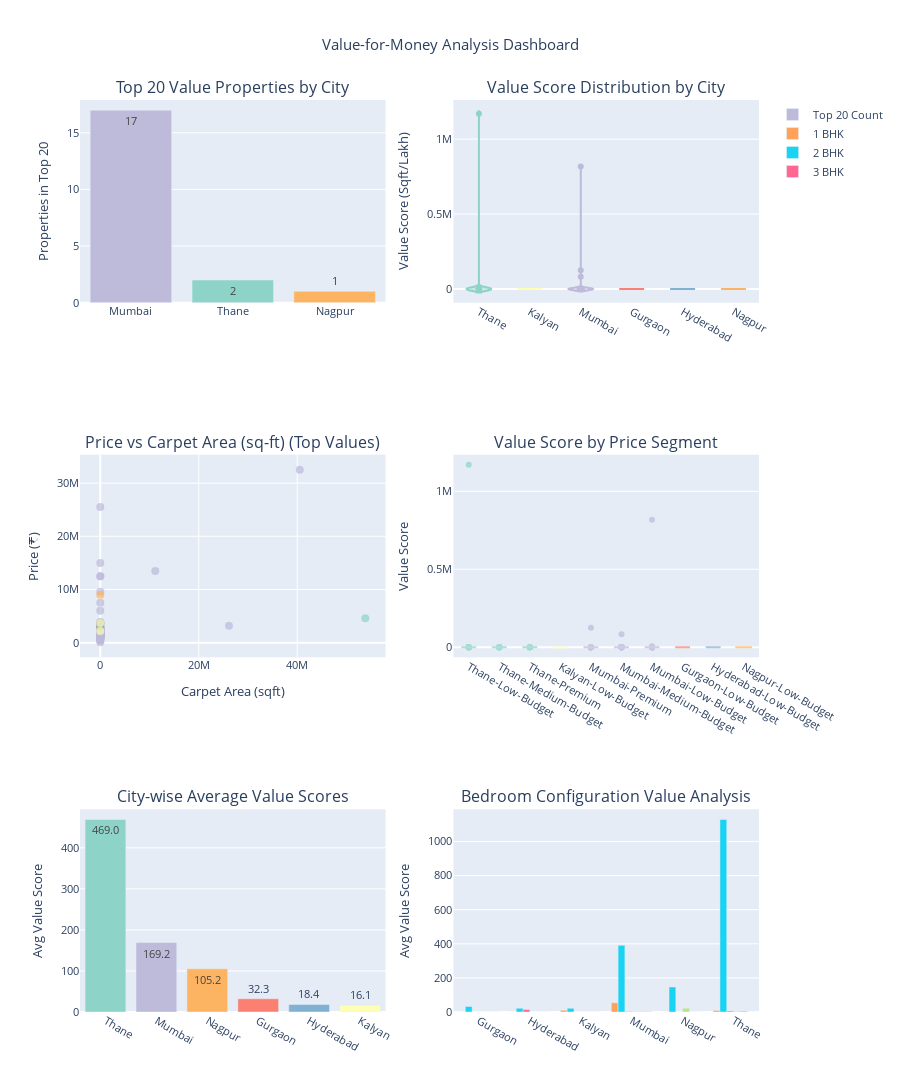

Notebook source saved alongside this figure:
### Code cell
# create subplot figure!
fig = make_subplots(
    rows=3, cols=2,
    subplot_titles=(
        'Top 20 Value Properties by City',
        'Value Score Distribution by City',
        'Price vs Carpet Area (sq-ft) (Top Values)',
        'Value Score by Price Segment',
        'City-wise Average Value Scores',
        'Bedroom Configuration Value Analysis'
    ),
    specs=[[{"type": "bar"}, {"type": "violin"}],
            [{"type": "scatter"}, {"type": "box"}],
            [{"type": "bar"}, {"type": "bar"}]]
)

# set up consistent colors for each city
colors = px.colors.qualitative.Set3
city_colors = {city: colors[i % len(colors)] for i, city in enumerate(df['City'].unique())}

# first, let's see which cities have the most top value properties
top_20 = top_properties.head(20)
city_counts = top_20['City'].value_counts()

fig.add_trace(
    go.Bar(
        x=city_counts.index,
        y=city_counts.values,
        text=city_counts.values,
        textposition='auto',
        marker_color=[city_colors.get(city, '#333333') for city in city_counts.index],
        name='Top 20 Count'
    ),
    row=1, col=1
)

# now let's examine how value scores are distributed across different cities
for i, city in enumerate(df['City'].unique()):
    city_data = df[df['City'] == city]
    fig.add_trace(
        go.Violin(
            y=city_data['Value_Score'],
            name=city,
            box_visible=True,
            meanline_visible=True,
            line_color=city_colors.get(city, '#333333'),
            showlegend=False
        ),
        row=1, col=2
    )

# here's where we plot price vs area for the best value properties
# this helps identify if larger properties offer better value
top_100 = top_properties.head(100)
for city in top_100['City'].unique():
    city_top = top_100[top_100['City'] == city]
    fig.add_trace(
        go.Scatter(
            x=city_top['Carpet Area (sq-ft)'],
            y=city_top['Price'],
            mode='markers',
            name=city,
            marker=dict(
                color=city_colors.get(city, '#333333'),
                size=8,
                opacity=0.7
            ),
            text=[f"Rank: {rank}<br>Value: {round(score,1)}" for rank, score in 
                    zip(city_top['Overall_Rank'], city_top['Value_Score'])],
            hovertemplate='<b>%{fullData.name}</b><br>Area: %{x} sqft<br>Price: Rs.%{y}<br>%{text}<extra></extra>',
            showlegend=False
        ),
        row=2, col=1
    )

# let's break down value scores by price segments to see patterns
# expensive doesn't always mean poor value
for city in df['City'].unique():
    city_data = df[df['City'] == city]
    for segment in city_data['Price_Segment'].unique():
        if pd.notna(segment):
            segment_data = city_data[city_data['Price_Segment'] == segment]
            fig.add_trace(
                go.Box(
                    y=segment_data['Value_Score'],
                    name=f'{city}-{segment}',
                    marker_color=city_colors.get(city, '#333333'),
                    showlegend=False,
                    opacity=0.7
                ),
                row=2, col=2
            )

# which city offers the best value on average? this will tell us
city_avg_values = df.groupby('City')['Value_Score'].mean().sort_values(ascending=False)

fig.add_trace(
    go.Bar(
        x=city_avg_values.index,
        y=city_avg_values.values,
        text=[f'{round(val,1)}' for val in city_avg_values.values],
        textposition='auto',
        marker_color=[city_colors.get(city, '#333333') for city in city_avg_values.index],
        name='Avg Value Score',
        showlegend=False
    ),
    row=3, col=1
)

# finally, let's see if bedroom count affects value proposition
# do studio apartments offer better value than 3bhk?
bedroom_value = df.groupby(['City', 'bedroom'])['Value_Score'].mean().unstack(fill_value=0)

for bedroom in bedroom_value.columns:
    fig.add_trace(
        go.Bar(
            name=f'{bedroom} BHK',
            x=bedroom_value.index,
            y=bedroom_value[bedroom],
            showlegend=True if bedroom <= 3 else False  # only show legend for common bedroom types
        ),
        row=3, col=2
    )

# make everything look nice and professional
fig.update_layout(
    title_text="Value-for-Money Analysis Dashboard",
    height=1200,
    showlegend=True,
    title_x=0.5,
    font=dict(size=11)
)

# add proper axis labels so everyone knows what they're looking at
fig.update_yaxes(title_text="Properties in Top 20", row=1, col=1)
fig.update_yaxes(title_text="Value Score (Sqft/Lakh)", row=1, col=2)
fig.update_xaxes(title_text="Carpet Area (sqft)", row=2, col=1)
fig.update_yaxes(title_text="Price (₹)", row=2, col=1)
fig.update_yaxes(title_text="Value Score", row=2, col=2)
fig.update_yaxes(title_text="Avg Value Score", row=3, col=1)
fig.update_yaxes(title_text="Avg Value Score", row=3, col=2)

### Figure 1 — Plotly figure (JSON) as saved in the notebook; plotly's stock layout.template omitted (floating-point values rounded to 4 significant figures; data arrays with more than 128 entries replaced by an {"elided": "..."} marker saying what was removed)
{"data": [{"marker": {"color": ["rgb(190,186,218)", "rgb(141,211,199)", "rgb(253,180,98)"]}, "name": "Top 20 Count", "text": [17.0, 2.0, 1.0], "textposition": "auto", "type": "bar", "x": ["Mumbai", "Thane", "Nagpur"], "xaxis": "x", "y": [17, 2, 1], "yaxis": "y"}, {"box": {"visible": true}, "line": {"color": "rgb(141,211,199)"}, "meanline": {"visible": true}, "name": "Thane", "showlegend": false, "type": "violin", "xaxis": "x2", "y": {"elided": "2549 float values"}, "yaxis": "y2"}, {"box": {"visible": true}, "line": {"color": "rgb(255,255,179)"}, "meanline": {"visible": true}, "name": "Kalyan", "showlegend": false, "type": "violin", "xaxis": "x2", "y": [11.63, 9.375, 21.73, 21.62], "yaxis": "y2"}, {"box": {"visible": true}, "line": {"color": "rgb(190,186,218)"}, "meanline": {"visible": true}, "name": "Mumbai", "showlegend": false, "type": "violin", "xaxis": "x2", "y": {"elided": "6278 float values"}, "yaxis": "y2"}, {"box": {"visible": true}, "line": {"color": "rgb(251,128,114)"}, "meanline": {"visible": true}, "name": "Gurgaon", "showlegend": false, "type": "violin", "xaxis": "x2", "y": [32.29], "yaxis": "y2"}, {"box": {"visible": true}, "line": {"color": "rgb(128,177,211)"}, "meanline": {"visible": true}, "name": "Hyderabad", "showlegend": false, "type": "violin", "xaxis": "x2", "y": [2.263, 30.0, 27.03, 14.38], "yaxis": "y2"}, {"box": {"visible": true}, "line": {"color": "rgb(253,180,98)"}, "meanline": {"visible": true}, "name": "Nagpur", "showlegend": false, "type": "violin", "xaxis": "x2", "y": [24.32, 269.1, 22.22], "yaxis": "y2"}, {"hovertemplate": "<b>%{fullData.name}</b><br>Area: %{x} sqft<br>Price: Rs.%{y}<br>%{text}<extra></extra>", "marker": {"color": "rgb(141,211,199)", "opacity": 0.7, "size": 8}, "mode": "markers", "name": "Thane", "showlegend": false, "text": ["Rank: 1<br>Value: 1169990.2", "Rank: 16<br>Value: 37.5", "Rank: 35<br>Value: 27.2", "Rank: 38<br>Value: 26.5", "Rank: 49<br>Value: 24.3", "Rank: 52<br>Value: 24.1", "Rank: 54<br>Value: 23.7", "Rank: 70<br>Value: 22.2", "Rank: 77<br>Value: 22.0", "Rank: 78<br>Value: 22.0", "Rank: 81<br>Value: 21.7", "Rank: 86<br>Value: 21.5", "Rank: 95<br>Value: 20.7", "Rank: 96<br>Value: 20.7", "Rank: 97<br>Value: 20.7", "Rank: 98<br>Value: 20.7", "Rank: 99<br>Value: 20.6", "Rank: 100<br>Value: 20.6"], "type": "scatter", "x": [53820000.0, 450.0, 490.0, 345.0, 925.0, 700.0, 546.0, 480.0, 275.0, 330.0, 520.0, 440.0, 560.0, 310.0, 620.0, 620.0, 450.0, 450.0], "xaxis": "x3", "y": [4600000.0, 1200000.0, 1800000.0, 1300000.0, 3800000.0, 2900000.0, 2300000.0, 2160000.0, 1250000.0, 1500000.0, 2400000.0, 2050000.0, 2700000.0, 1500000.0, 3000000.0, 3000000.0, 2187000.0, 2188000.0], "yaxis": "y3"}, {"hovertemplate": "<b>%{fullData.name}</b><br>Area: %{x} sqft<br>Price: Rs.%{y}<br>%{text}<extra></extra>", "marker": {"color": "rgb(190,186,218)", "opacity": 0.7, "size": 8}, "mode": "markers", "name": "Mumbai", "showlegend": false, "text": ["Rank: 2<br>Value: 816750.0", "Rank: 3<br>Value: 124648.6", "Rank: 4<br>Value: 82722.7", "Rank: 5<br>Value: 6000.0", "Rank: 6<br>Value: 326.8", "Rank: 8<br>Value: 183.0", "Rank: 9<br>Value: 103.3", "Rank: 10<br>Value: 65.0", "Rank: 11<br>Value: 42.5", "Rank: 12<br>Value: 41.7", "Rank: 13<br>Value: 40.0", "Rank: 14<br>Value: 40.0", "Rank: 15<br>Value: 37.6", "Rank: 17<br>Value: 37.5", "Rank: 18<br>Value: 37.5", "Rank: 19<br>Value: 36.0", "Rank: 20<br>Value: 33.3", "Rank: 22<br>Value: 31.4", "Rank: 23<br>Value: 30.7", "Rank: 24<br>Value: 30.6", "Rank: 25<br>Value: 30.0", "Rank: 26<br>Value: 30.0", "Rank: 28<br>Value: 29.5", "Rank: 29<br>Value: 29.5", "Rank: 30<br>Value: 28.1", "Rank: 31<br>Value: 28.0", "Rank: 32<br>Value: 28.0", "Rank: 33<br>Value: 27.9", "Rank: 34<br>Value: 27.9", "Rank: 36<br>Value: 27.1", "Rank: 39<br>Value: 26.4", "Rank: 40<br>Value: 26.3", "Rank: 41<br>Value: 26.0", "Rank: 42<br>Value: 26.0", "Rank: 43<br>Value: 25.8", "Rank: 44<br>Value: 25.0", "Rank: 45<br>Value: 25.0", "Rank: 46<br>Value: 24.7", "Rank: 47<br>Value: 24.7", "Rank: 48<br>Value: 24.5", "Rank: 51<br>Value: 24.2", "Rank: 53<br>Value: 24.0", "Rank: 55<br>Value: 23.7", "Rank: 56<br>Value: 23.6", "Rank: 57<br>Value: 23.6", "Rank: 58<br>Value: 23.6", "Rank: 59<br>Value: 23.6", "Rank: 60<br>Value: 23.2", "Rank: 61<br>Value: 23.2", "Rank: 62<br>Value: 23.0", "Rank: 63<br>Value: 22.6", "Rank: 64<br>Value: 22.6", "Rank: 65<br>Value: 22.5", "Rank: 66<br>Value: 22.5", "Rank: 67<br>Value: 22.5", "Rank: 68<br>Value: 22.5", "Rank: 69<br>Value: 22.4", "Rank: 71<br>Value: 22.2", "Rank: 72<br>Value: 22.2", "Rank: 74<br>Value: 22.1", "Rank: 75<br>Value: 22.1", "Rank: 76<br>Value: 22.1", "Rank: 80<br>Value: 21.7", "Rank: 82<br>Value: 21.7", "Rank: 83<br>Value: 21.6", "Rank: 85<br>Value: 21.5", "Rank: 87<br>Value: 21.4", "Rank: 88<br>Value: 21.4", "Rank: 89<br>Value: 21.3", "Rank: 90<br>Value: 21.2", "Rank: 91<br>Value: 21.2", "Rank: 92<br>Value: 21.0", "Rank: 93<br>Value: 20.8", "Rank: 94<br>Value: 20.8"], "type": "scatter", "x": [26140000.0, 40510000.0, 11170000.0, 6000.0, 1340.0, 3111.0, 12920.0, 650.0, 850.0, 5210.0, 200.0, 280.0, 5640.0, 450.0, 300.0, 180.0, 300.0, 785.0, 460.0, 260.0, 270.0, 600.0, 325.0, 325.0, 337.0, 385.0, 280.0, 7125.0, 585.0, 285.0, 475.0, 500.0, 520.0, 520.0, 335.0, 1500.0, 250.0, 400.0, 555.0, 540.0, 400.0, 1800.0, 225.0, 425.0, 425.0, 425.0, 590.0, 580.0, 290.0, 530.0, 520.0, 520.0, 450.0, 450.0, 450.0, 180.0, 460.0, 600.0, 400.0, 585.0, 375.0, 375.0, 380.0, 325.0, 465.0, 430.0, 750.0, 302.0, 320.0, 826.0, 455.0, 545.0, 2000.0, 581.0], "xaxis": "x3", "y": [3200000.0, 32500000.0, 13500000.0, 100000.0, 410000.0, 1700000.0, 12500000.0, 1000000.0, 2000000.0, 12500000.0, 500000.0, 700000.0, 15000000.0, 1200000.0, 800000.0, 500000.0, 900000.0, 2500000.0, 1500000.0, 850000.0, 900000.0, 2000000.0, 1100000.0, 1100000.0, 1200000.0, 1375000.0, 1000000.0, 25500000.0, 2100000.0, 1050000.0, 1800000.0, 1900000.0, 2000000.0, 2000000.0, 1300000.0, 6000000.0, 1000000.0, 1620000.0, 2250000.0, 2200000.0, 1656000.0, 7500000.0, 950000.0, 1800000.0, 1800000.0, 1800000.0, 2500000.0, 2500000.0, 1250000.0, 2300000.0, 2300000.0, 2300000.0, 2000000.0, 2000000.0, 2000000.0, 800000.0, 2050000.0, 2700000.0, 1800000.0, 2650000.0, 1700000.0, 1700000.0, 1750000.0, 1500000.0, 2150000.0, 2000000.0, 3500000.0, 1414000.0, 1500000.0, 3900000.0, 2150000.0, 2600000.0, 9600000.0, 2800000.0], "yaxis": "y3"}, {"hovertemplate": "<b>%{fullData.name}</b><br>Area: %{x} sqft<br>Price: Rs.%{y}<br>%{text}<extra></extra>", "marker": {"color": "rgb(253,180,98)", "opacity": 0.7, "size": 8}, "mode": "markers", "name": "Nagpur", "showlegend": false, "text": ["Rank: 7<br>Value: 269.1", "Rank: 50<br>Value: 24.3", "Rank: 73<br>Value: 22.2"], "type": "scatter", "x": [8073.0, 900.0, 2000.0], "xaxis": "x3", "y": [3000000.0, 3700000.0, 9000000.0], "yaxis": "y3"}, {"hovertemplate": "<b>%{fullData.name}</b><br>Area: %{x} sqft<br>Price: Rs.%{y}<br>%{text}<extra></extra>", "marker": {"color": "rgb(251,128,114)", "opacity": 0.7, "size": 8}, "mode": "markers", "name": "Gurgaon", "showlegend": false, "text": ["Rank: 21<br>Value: 32.3"], "type": "scatter", "x": [1130.0], "xaxis": "x3", "y": [3500000.0], "yaxis": "y3"}, {"hovertemplate": "<b>%{fullData.name}</b><br>Area: %{x} sqft<br>Price: Rs.%{y}<br>%{text}<extra></extra>", "marker": {"color": "rgb(128,177,211)", "opacity": 0.7, "size": 8}, "mode": "markers", "name": "Hyderabad", "showlegend": false, "text": ["Rank: 27<br>Value: 30.0", "Rank: 37<br>Value: 27.0"], "type": "scatter", "x": [900.0, 1000.0], "xaxis": "x3", "y": [3000000.0, 3700000.0], "yaxis": "y3"}, {"hovertemplate": "<b>%{fullData.name}</b><br>Area: %{x} sqft<br>Price: Rs.%{y}<br>%{text}<extra></extra>", "marker": {"color": "rgb(255,255,179)", "opacity": 0.7, "size": 8}, "mode": "markers", "name": "Kalyan", "showlegend": false, "text": ["Rank: 79<br>Value: 21.7", "Rank: 84<br>Value: 21.6"], "type": "scatter", "x": [478.0, 800.0], "xaxis": "x3", "y": [2200000.0, 3700000.0], "yaxis": "y3"}, {"marker": {"color": "rgb(141,211,199)"}, "name": "Thane-Low-Budget", "opacity": 0.7, "showlegend": false, "type": "box", "xaxis": "x4", "y": {"elided": "1379 float values"}, "yaxis": "y4"}, {"marker": {"color": "rgb(141,211,199)"}, "name": "Thane-Medium-Budget", "opacity": 0.7, "showlegend": false, "type": "box", "xaxis": "x4", "y": {"elided": "927 float values"}, "yaxis": "y4"}, {"marker": {"color": "rgb(141,211,199)"}, "name": "Thane-Premium", "opacity": 0.7, "showlegend": false, "type": "box", "xaxis": "x4", "y": {"elided": "243 float values"}, "yaxis": "y4"}, {"marker": {"color": "rgb(255,255,179)"}, "name": "Kalyan-Low-Budget", "opacity": 0.7, "showlegend": false, "type": "box", "xaxis": "x4", "y": [11.63, 9.375, 21.73, 21.62], "yaxis": "y4"}, {"marker": {"color": "rgb(190,186,218)"}, "name": "Mumbai-Premium", "opacity": 0.7, "showlegend": false, "type": "box", "xaxis": "x4", "y": {"elided": "2680 float values"}, "yaxis": "y4"}, {"marker": {"color": "rgb(190,186,218)"}, "name": "Mumbai-Medium-Budget", "opacity": 0.7, "showlegend": false, "type": "box", "xaxis": "x4", "y": {"elided": "2039 float values"}, "yaxis": "y4"}, {"marker": {"color": "rgb(190,186,218)"}, "name": "Mumbai-Low-Budget", "opacity": 0.7, "showlegend": false, "type": "box", "xaxis": "x4", "y": {"elided": "1559 float values"}, "yaxis": "y4"}, {"marker": {"color": "rgb(251,128,114)"}, "name": "Gurgaon-Low-Budget", "opacity": 0.7, "showlegend": false, "type": "box", "xaxis": "x4", "y": [32.29], "yaxis": "y4"}, {"marker": {"color": "rgb(128,177,211)"}, "name": "Hyderabad-Low-Budget", "opacity": 0.7, "showlegend": false, "type": "box", "xaxis": "x4", "y": [2.263, 30.0, 27.03, 14.38], "yaxis": "y4"}, {"marker": {"color": "rgb(253,180,98)"}, "name": "Nagpur-Low-Budget", "opacity": 0.7, "showlegend": false, "type": "box", "xaxis": "x4", "y": [24.32, 269.1, 22.22], "yaxis": "y4"}, {"marker": {"color": ["rgb(141,211,199)", "rgb(190,186,218)", "rgb(253,180,98)", "rgb(251,128,114)", "rgb(128,177,211)", "rgb(255,255,179)"]}, "name": "Avg Value Score", "showlegend": false, "text": ["469.0", "169.2", "105.2", "32.3", "18.4", "16.1"], "textposition": "auto", "type": "bar", "x": ["Thane", "Mumbai", "Nagpur", "Gurgaon", "Hyderabad", "Kalyan"], "xaxis": "x5", "y": [469.0, 169.2, 105.2, 32.29, 18.42, 16.09], "yaxis": "y5"}, {"name": "1 BHK", "showlegend": true, "type": "bar", "x": ["Gurgaon", "Hyderabad", "Kalyan", "Mumbai", "Nagpur", "Thane"], "xaxis": "x6", "y": [0.0, 0.0, 10.5, 53.87, 0.0, 9.014], "yaxis": "y6"}, {"name": "2 BHK", "showlegend": true, "type": "bar", "x": ["Gurgaon", "Hyderabad", "Kalyan", "Mumbai", "Nagpur", "Thane"], "xaxis": "x6", "y": [32.29, 22.19, 21.67, 390.7, 146.7, 1129.0], "yaxis": "y6"}, {"name": "3 BHK", "showlegend": true, "type": "bar", "x": ["Gurgaon", "Hyderabad", "Kalyan", "Mumbai", "Nagpur", "Thane"], "xaxis": "x6", "y": [0.0, 14.64, 0.0, 3.344, 0.0, 5.539], "yaxis": "y6"}, {"name": "4 BHK", "showlegend": false, "type": "bar", "x": ["Gurgaon", "Hyderabad", "Kalyan", "Mumbai", "Nagpur", "Thane"], "xaxis": "x6", "y": [0.0, 0.0, 0.0, 2.515, 22.22, 4.787], "yaxis": "y6"}, {"name": "5 BHK", "showlegend": false, "type": "bar", "x": ["Gurgaon", "Hyderabad", "Kalyan", "Mumbai", "Nagpur", "Thane"], "xaxis": "x6", "y": [0.0, 0.0, 0.0, 2.568, 0.0, 5.442], "yaxis": "y6"}, {"name": "6 BHK", "showlegend": false, "type": "bar", "x": ["Gurgaon", "Hyderabad", "Kalyan", "Mumbai", "Nagpur", "Thane"], "xaxis": "x6", "y": [0.0, 0.0, 0.0, 2.761, 0.0, 0.0], "yaxis": "y6"}], "layout": {"annotations": [{"font": {"size": 16}, "showarrow": false, "text": "Top 20 Value Properties by City", "x": 0.225, "xanchor": "center", "xref": "paper", "y": 1, "yanchor": "bottom", "yref": "paper"}, {"font": {"size": 16}, "showarrow": false, "text": "Value Score Distribution by City", "x": 0.775, "xanchor": "center", "xref": "paper", "y": 1, "yanchor": "bottom", "yref": "paper"}, {"font": {"size": 16}, "showarrow": false, "text": "Price vs Carpet Area (sq-ft) (Top Values)", "x": 0.225, "xanchor": "center", "xref": "paper", "y": 0.6111, "yanchor": "bottom", "yref": "paper"}, {"font": {"size": 16}, "showarrow": false, "text": "Value Score by Price Segment", "x": 0.775, "xanchor": "center", "xref": "paper", "y": 0.6111, "yanchor": "bottom", "yref": "paper"}, {"font": {"size": 16}, "showarrow": false, "text": "City-wise Average Value Scores", "x": 0.225, "xanchor": "center", "xref": "paper", "y": 0.2222, "yanchor": "bottom", "yref": "paper"}, {"font": {"size": 16}, "showarrow": false, "text": "Bedroom Configuration Value Analysis", "x": 0.775, "xanchor": "center", "xref": "paper", "y": 0.2222, "yanchor": "bottom", "yref": "paper"}], "font": {"size": 11}, "height": 1200, "showlegend": true, "title": {"text": "Value-for-Money Analysis Dashboard", "x": 0.5}, "xaxis": {"anchor": "y", "domain": [0, 0.45]}, "xaxis2": {"anchor": "y2", "domain": [0.55, 1]}, "xaxis3": {"anchor": "y3", "domain": [0, 0.45], "title": {"text": "Carpet Area (sqft)"}}, "xaxis4": {"anchor": "y4", "domain": [0.55, 1]}, "xaxis5": {"anchor": "y5", "domain": [0, 0.45]}, "xaxis6": {"anchor": "y6", "domain": [0.55, 1]}, "yaxis": {"anchor": "x", "domain": [0.7778, 1], "title": {"text": "Properties in Top 20"}}, "yaxis2": {"anchor": "x2", "domain": [0.7778, 1], "title": {"text": "Value Score (Sqft/Lakh)"}}, "yaxis3": {"anchor": "x3", "domain": [0.3889, 0.6111], "title": {"text": "Price (₹)"}}, "yaxis4": {"anchor": "x4", "domain": [0.3889, 0.6111], "title": {"text": "Value Score"}}, "yaxis5": {"anchor": "x5", "domain": [0, 0.2222], "title": {"text": "Avg Value Score"}}, "yaxis6": {"anchor": "x6", "domain": [0, 0.2222], "title": {"text": "Avg Value Score"}}}}
